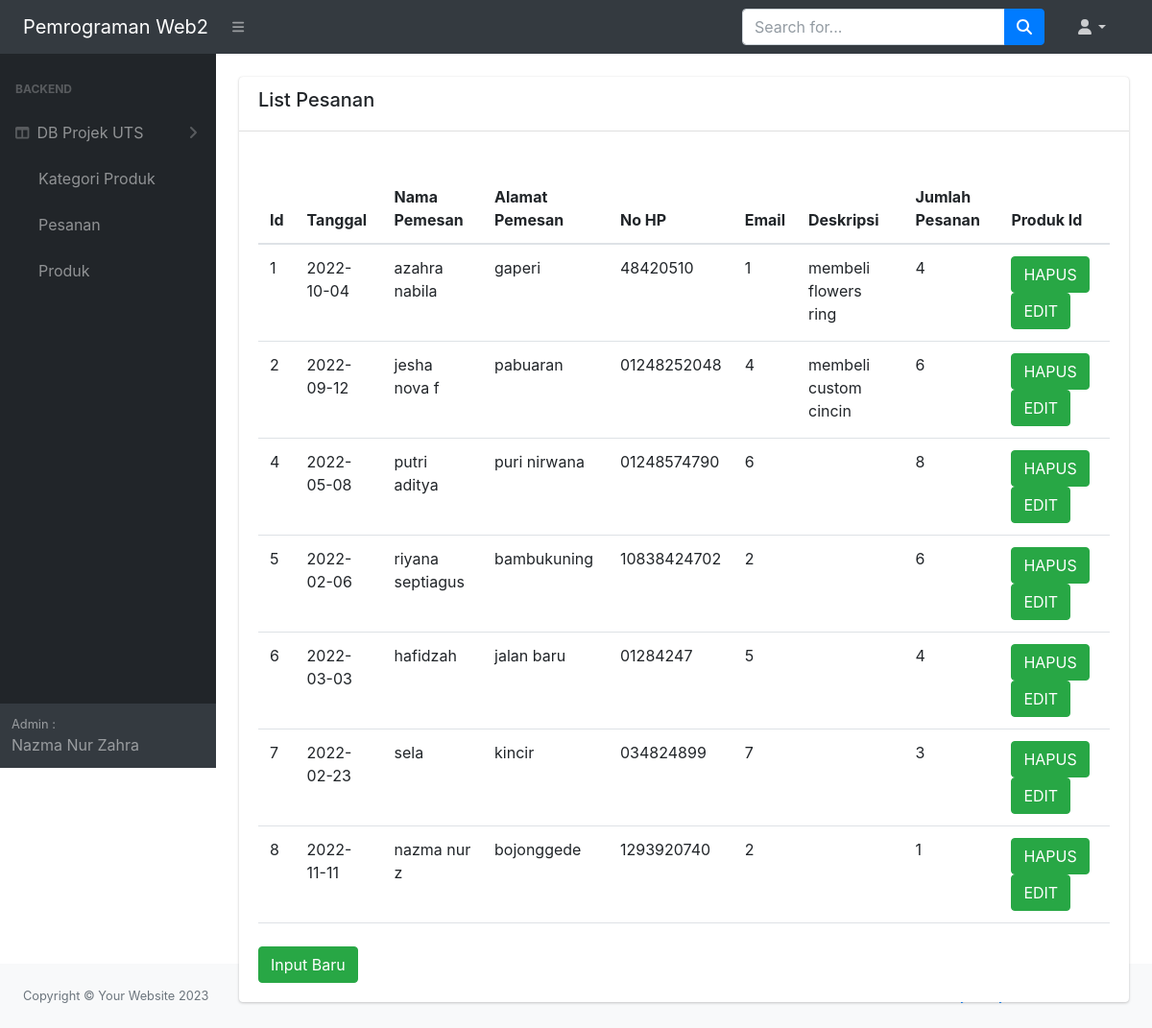
Page /backend/crud/list_pesanan.php on the committed database.
### tables this page shows
CREATE TABLE `pesanan` (
  `id` int(11) NOT NULL,
  `tanggal` date DEFAULT NULL,
  `nama_pemesan` varchar(45) NOT NULL,
  `alamat_pemesan` varchar(45) NOT NULL,
  `no_hp` varchar(20) NOT NULL,
  `email` varchar(45) NOT NULL,
  `jumlah_pesanan` int(11) NOT NULL,
  `deskripsi` text NOT NULL,
  `produk_id` int(11) NOT NULL
);

### backend/crud/list_pesanan.php (the view, shortened to what this page needs)
<?php
include_once('navbar.php');
include_once('sidebar.php');
include_once('database.php');
 ?>
<div id="layoutSidenav_content">
    <main>
        <div class="container-fluid px-4">
            <div class="row">
                <div class="col-md-12">
                    <div class="card">
                        <div class="card-header"><h5>List Pesanan</h5></div>
                            <div class="card-body">
                                <table class="table mt-4">
                                    <thead>
                                        <tr>
                                            <th scope="col">Id</th>
                                            <th scope="col">Tanggal</th>
                                            <th scope="col">Nama Pemesan</th>
                                            <th scope="col">Alamat Pemesan</th>
                                            <th scope="col">No HP</th>
                                            <th scope="col">Email</th>
                                            <th scope="col">Deskripsi</th>
                                            <th scope="col">Jumlah Pesanan</th>
                                            <th scope="col"placeholder="Pilih 1 atau 2">Produk Id</th>
                                        </tr>
                                    </thead>
                                    <tbody>
                                        <?php
                                        $data = $db->query("SELECT * FROM pesanan");
                                        foreach ($data as $d) :
                                        ?>
                                    <tr>
                                        <td><?= $d["id"] ?></td>
                                        <td><?= $d["tanggal"] ?></td>
                                        <td><?= $d["nama_pemesan"] ?></td>
                                        <td><?= $d["alamat_pemesan"] ?></td>
                                        <td><?= $d["no_hp"] ?></td>
                                        <td><?= $d["jumlah_pesanan"] ?></td>
                                        <td><?= $d["deskripsi"] ?></td>
                                        <td placeholder="Pilih 1 atau 2"><?= $d["produk_id"] ?></td>
                                        <td>
                                            <a href="delete_pesanan.php?id=<?= $d["id"] ?>" class="btn btn-success">HAPUS</a>
                                            <a href="form_update_pesanan.php?id=<?= $d["id"] ?>" class="btn btn-success">EDIT</a>
                                        </td>
                                    </tr>
                                        <?php
                                        endforeach;
                                        ?>
                                    </tbody>
                                </table>
                                <a href="form_pesanan.php" class="btn btn-success mt-4">Input Baru</a>
                            </div>
                        </div>
                    </div>
                </div>
            </div>
        </div>
</div>
<?php include_once('footer.php'); ?>

### backend/crud/navbar.php (shortened to what this page needs)
<!DOCTYPE html>
<html lang="en">
    <head>
        <link href="https://cdn.jsdelivr.net/npm/simple-datatables@latest/dist/style.css" rel="stylesheet" />
        <link href="css/styles.css" rel="stylesheet" />
        <link rel="stylesheet" href="css/adminlte.min.css">
    </head>
    <body class="sb-nav-fixed">
        <nav class="sb-topnav navbar navbar-expand navbar-dark bg-dark">
            <a class="navbar-brand ps-3" href="index.html">Pemrograman Web2</a>
            <button class="btn btn-link btn-sm order-1 order-lg-0 me-4 me-lg-0" id="sidebarToggle" href="#!"><i class="fas fa-bars"></i></button>
            <form class="d-none d-md-inline-block form-inline ms-auto me-0 me-md-3 my-2 my-md-0">
                <div class="input-group">
                    <input class="form-control" type="text" placeholder="Search for..." aria-label="Search for..." aria-describedby="btnNavbarSearch" />
                    <button class="btn btn-primary" id="btnNavbarSearch" type="button"><i class="fas fa-search"></i></button>
                </div>
            </form>
            <ul class="navbar-nav ms-auto ms-md-0 me-3 me-lg-4">
                <li class="nav-item dropdown">
                    <a class="nav-link dropdown-toggle" id="navbarDropdown" href="#" role="button" data-bs-toggle="dropdown" aria-expanded="false"><i class="fas fa-user fa-fw"></i></a>
                </li>
            </ul>
        </nav>

### backend/crud/sidebar.php
<div id="layoutSidenav">
        <div id="layoutSidenav_nav">
            <nav class="sb-sidenav accordion sb-sidenav-dark" id="sidenavAccordion">
                <div class="sb-sidenav-menu">
                    <div class="nav">
                        <div class="sb-sidenav-menu-heading">backend</div>
                        <a class="nav-link collapsed" href="#" data-bs-toggle="collapse" aria-expanded="false">
                            <div class="sb-nav-link-icon"><i class="fas fa-columns"></i></div>
                            DB Projek UTS
                            <div class="sb-sidenav-collapse-arrow"><i class="fas fa-angle-down"></i></div>
                        </a>
                        <div aria-labelledby="headingOne" data-bs-parent="#sidenavAccordion">
                            <nav class="sb-sidenav-menu-nested nav">
                                <a class="nav-link" href="list_kategori_produk.php">Kategori Produk</a>
                                <a class="nav-link" href="list_pesanan.php">Pesanan</a>
                                <a class="nav-link" href="list_produk.php">Produk</a>
                            </nav>
                        </div>
                    </div>
                </div>
                <div class="sb-sidenav-footer">
                    <div class="small">Admin :</div>
                    Nazma Nur Zahra
                </div>
            </nav>
        </div>

### backend/crud/footer.php (shortened to what this page needs)
<footer class="py-4 bg-light mt-auto">
        <div class="container-fluid px-4">
            <div class="d-flex align-items-center justify-content-between small">
                <div class="text-muted">Copyright &copy; Your Website <?php echo date("Y"); ?></div>
                <div>
                    <a href="#">Privacy Policy</a>
                    <a href="#">Terms &amp; Conditions</a>
                </div>
            </div>
        </div>
</footer>
</body>
</html>

### rows in the picture
pesanan: id "1", tanggal "2022-10-04", nama_pemesan "azahra nabila", alamat_pemesan "gaperi", no_hp "48420510", jumlah_pesanan "1", deskripsi "membeli flowers ring", produk "4"
pesanan: id "2", tanggal "2022-09-12", nama_pemesan "jesha nova f", alamat_pemesan "pabuaran", no_hp "01248252048", jumlah_pesanan "4", deskripsi "membeli custom cincin", produk "6"
pesanan: id "4", tanggal "2022-05-08", nama_pemesan "putri aditya", alamat_pemesan "puri nirwana", no_hp "01248574790", jumlah_pesanan "6", produk "8"
pesanan: id "5", tanggal "2022-02-06", nama_pemesan "riyana septiagus", alamat_pemesan "bambukuning", no_hp "10838424702", jumlah_pesanan "2", produk "6"
pesanan: id "6", tanggal "2022-03-03", nama_pemesan "hafidzah", alamat_pemesan "jalan baru", no_hp "01284247", jumlah_pesanan "5", produk "4"
pesanan: id "7", tanggal "2022-02-23", nama_pemesan "sela", alamat_pemesan "kincir", no_hp "034824899", jumlah_pesanan "7", produk "3"
pesanan: id "8", tanggal "2022-11-11", nama_pemesan "nazma nur z", alamat_pemesan "bojonggede", no_hp "1293920740", jumlah_pesanan "2", produk "1"
